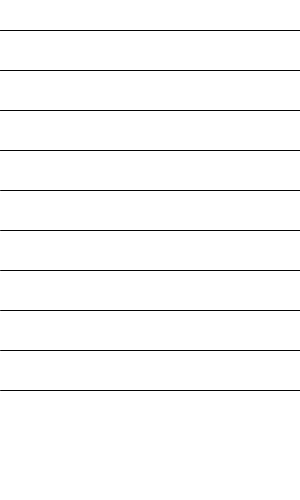
Frame 1 (no input)
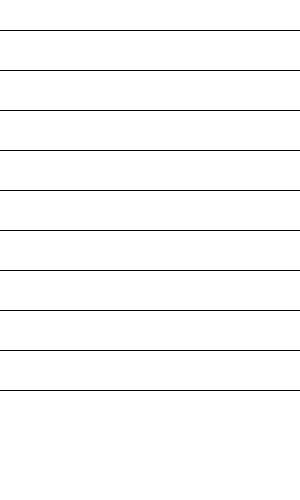
Frame 60 (the mouse pressed at the canvas centre just before this capture)
Frame 120 (the mouse held since frame 60 and released just before this capture): identical to frame 60, image omitted

The Processing sketch that drew these frames (run headless with seeded random() and noise(); from frame 60 on, the mouse is pressed at the canvas centre):

// Processing sketch: Smt
// ── Smt.pde
void setup(){
size (300,500);
background(255,255,255);

stroke(4);
line(0,30,300,30);

stroke(4);
line(0,70,300,70);

stroke(4);
line(0,110,300,110);

stroke(4);
line(0,150,300,150);
}

void draw() {

  for (int y = 30; y <= 400; y = y + 40){
  line(0,y,300,y);
  }
}
